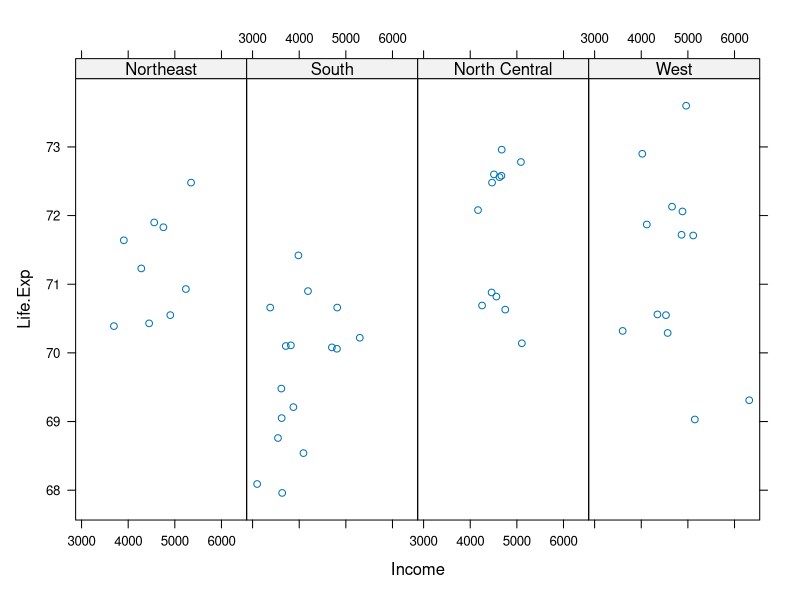
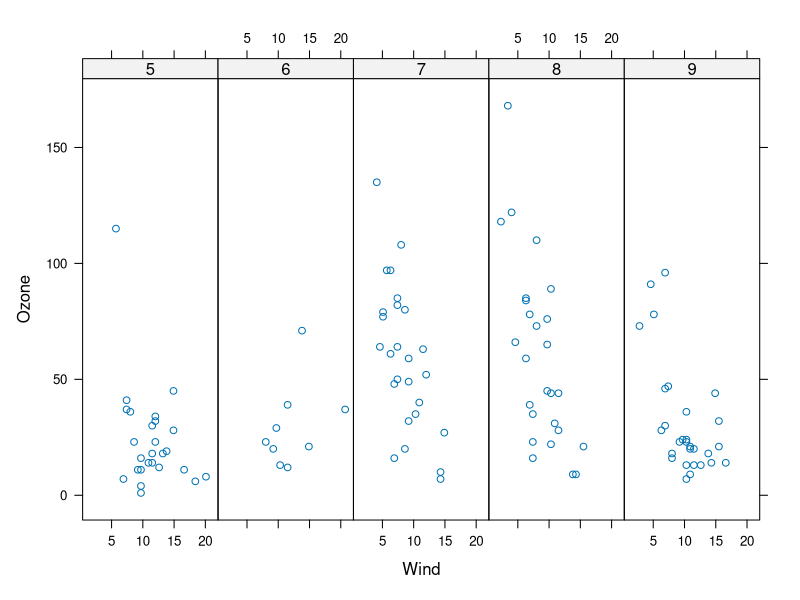

Write the R code that produced these figures, in order. (Note: this script raises an error after producing the figures.)
## ---- chunk 1

library(lattice)
library (datasets)

## ---- chunk 2
state <- data.frame(state.x77, region = state.region)
xyplot(Life.Exp ~ Income | region, data = state, layout = c(4,1) )

## ---- chunk 3
airquality <- transform(airquality, Month = factor(Month))
state <- data.frame(state.x77, region = state.region)
xyplot(Ozone ~ Wind | Month, data = airquality, layout = c(5,1) )

## ---- chunk 4

f <- factor(f, labels = c("Group 1", "Group 2"))
xyplot(y ~ x | f, layout = c(2,1))

## ---- chunk 5
xyplot(y ~ x | f, panel = function (x, y,...){
  panel.xyplot(x, y,...)
  panel.lmline(x, y , col = 2)
})
## ---- chunk 6

xyplot(y ~ x | f, layout = c(2,1)  )

## ---- chunk 7
xyplot(Ozone~Wind, data=airquality,  pch = 8,col = "red", main = "Big Apple Data")
